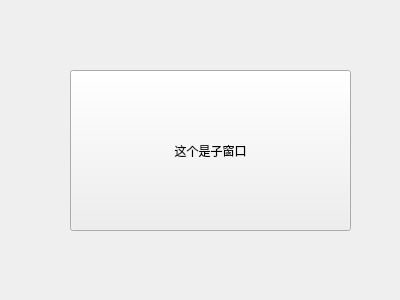
<?xml version="1.0" encoding="UTF-8"?>
<ui version="4.0">
 <class>subwin</class>
 <widget class="QWidget" name="subwin">
  <property name="geometry">
   <rect>
    <x>0</x>
    <y>0</y>
    <width>400</width>
    <height>300</height>
   </rect>
  </property>
  <property name="windowTitle">
   <string>Form</string>
  </property>
  <widget class="QPushButton" name="pushButton">
   <property name="geometry">
    <rect>
     <x>70</x>
     <y>70</y>
     <width>281</width>
     <height>161</height>
    </rect>
   </property>
   <property name="text">
    <string>这个是子窗口</string>
   </property>
  </widget>
 </widget>
 <resources/>
 <connections/>
</ui>
